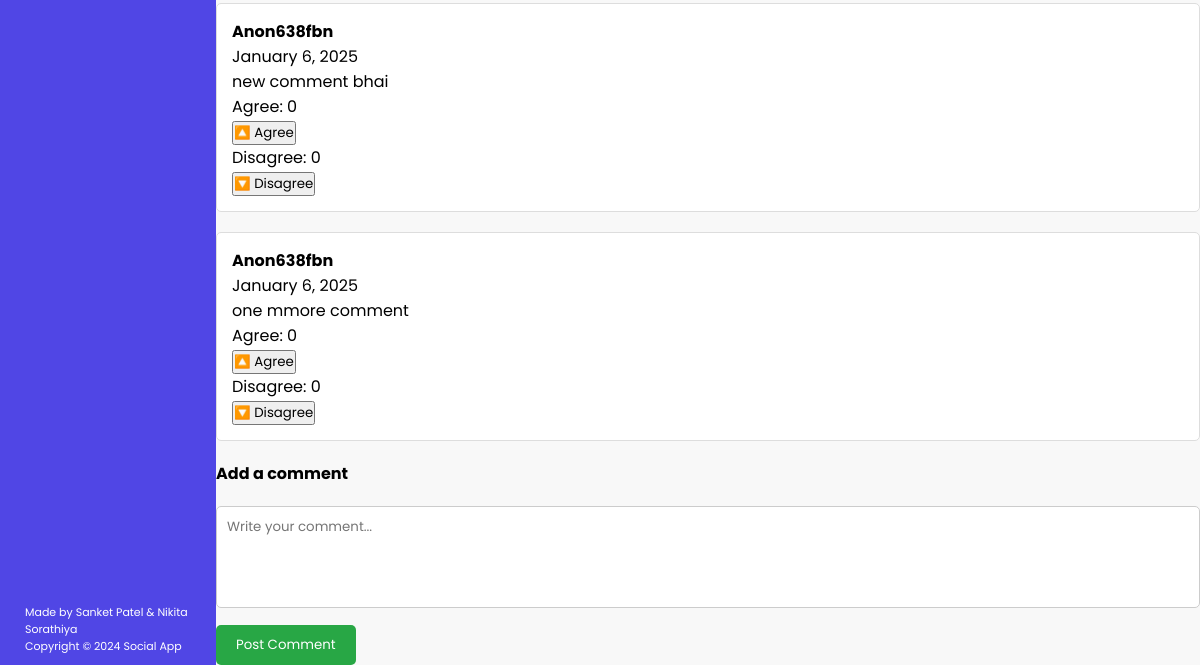
Before: /post_detail/13/ (signed in, lower part) with the older database file.
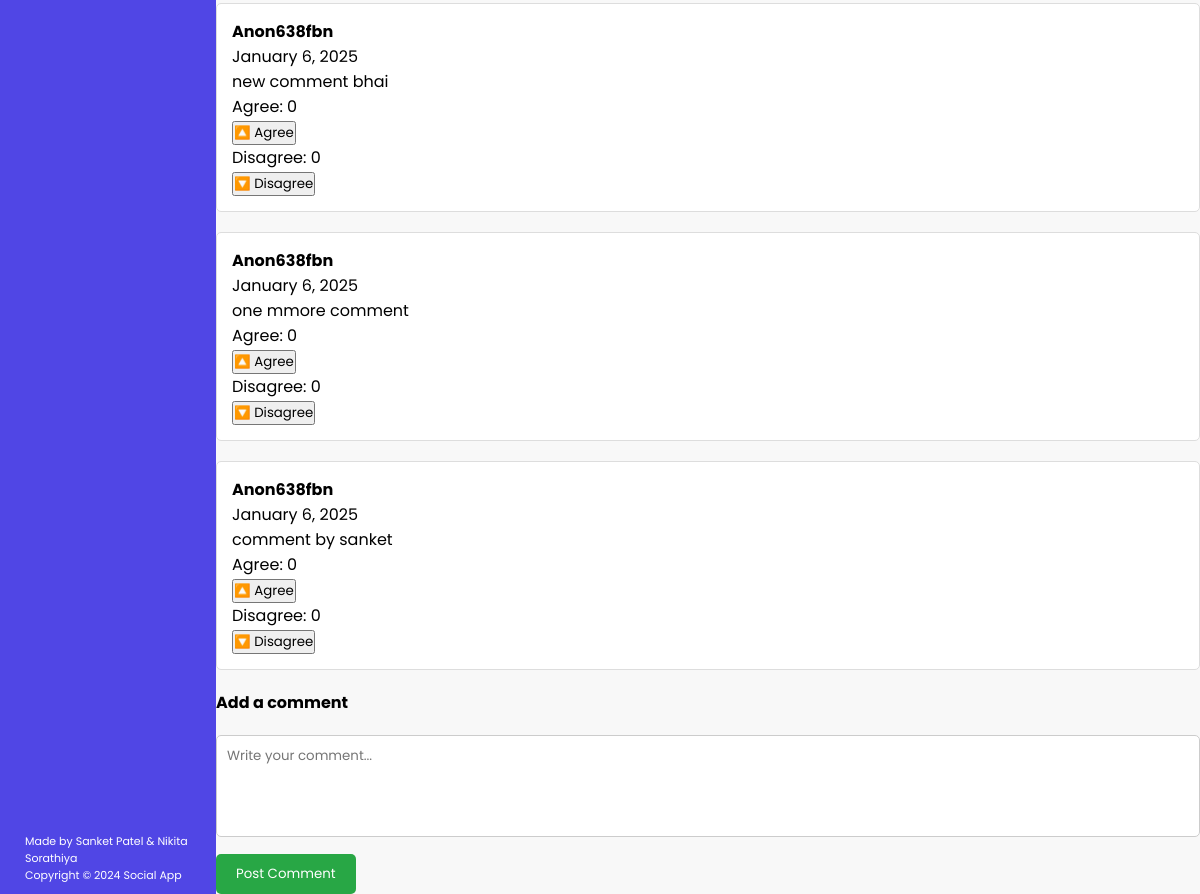
After: the same page with the newer database file.
### main/models.py (models this page shows, shortened)
class Comment(models.Model):
    post = models.ForeignKey(Post, on_delete=models.CASCADE, related_name='comments')
    author = models.ForeignKey(User, on_delete=models.CASCADE)
    content = models.TextField()
    agreeCount = models.PositiveIntegerField(default=0)
    disagreeCount = models.PositiveIntegerField(default=0)
    created_at = models.DateTimeField(default=timezone.now)

class User(models.Model):
    email = models.EmailField()
    username = models.CharField(max_length=50)
    password = models.CharField(max_length=50)
    is_active = models.BooleanField(default=True)
    is_SuperUser = models.BooleanField(default=False)
    joined_at = models.DateTimeField(default=timezone.now)
    def __str__(self):
        return f'{self.username} joined on {self.joined_at}'

### main/views.py (the view)
# urls.py: path('post_detail/<int:post_id>/', views.post_detail, name='post_detail'),
def post_detail(request, post_id):
    if request.session.get('username'):
        post = Post.objects.get(id=post_id)
        comments = Comment.objects.filter(post=post).order_by('-created_at')
        username = request.session['username']
        print(username)
        return render(request, 'post_detail.html', {'post': post,'username': username})
    else:
        return redirect('login')

### main/templates/post_detail.html (shortened to what this page needs)
{% extends "base.html" %}
{% load static %}
{% block extra_css %}
    <link rel="stylesheet" href="{% static 'css/post_details.css' %}">
{% endblock %}
{% block content %}
<div class="comments-section">
    <div class="comments-container">
        {% for comment in post.comments.all %}
            <div class="comment">
                <strong>{{ comment.author.username }}</strong>
                <p class="comment-date">{{ comment.created_at|date:"F j, Y" }}</p>
                <p>{{ comment.content }}</p>
                <div id="comment-{{ comment.id }}">
                    <div class="comment-votes">
                        <p id="agree-count-{{ comment.id }}">Agree: {{ comment.agreeCount }}</p>
                        <button class="agree-btn" data-comment-id="{{ comment.id }}">
                            🔼 Agree
                        </button>
                        <p id="disagree-count-{{ comment.id }}">Disagree: {{ comment.disagreeCount }}</p>
                        <button class="disagree-btn" data-comment-id="{{ comment.id }}">
                            🔽 Disagree
                        </button>
                    </div>
                </div>
            </div>
        {% empty %}
            <p>No comments yet. Be the first to comment!</p>
        {% endfor %}
    </div>
    <h4>Add a comment</h4>
    <form method="POST" class="comment-form" data-post-id="{{ post.id }}">
        <textarea name="comment" rows="4" class="comment-textarea" placeholder="Write your comment..." required></textarea>
        <button type="submit" class="comment-submit">
            Post Comment
        </button>
    </form>
</div>
{% endblock %}

### main/templates/base.html (shortened to what this page needs)
{% load static %}
<!DOCTYPE html>
<html lang="en">
  <head>
    <link
      href="https://cdnjs.cloudflare.com/ajax/libs/font-awesome/6.0.0-beta3/css/all.min.css"
      rel="stylesheet"
    />
    <link rel="stylesheet" href="{% static 'css/style.css' %}" />
    {% block extra_css %}{% endblock %}
  </head>
  <body>
    <div class="sidebar">
      <div class="sidebar-footer">
        <p>Made by <a href="https://github.com/sankett13?tab=repositories" style="text-decoration: none; color: white" target="_blank">Sanket Patel</a> &  <a href="https://github.com/nikitasorathiya?tab=repositories" style="text-decoration: none; color: white" target="_blank">Nikita Sorathiya</a></p>
        <p>Copyright &copy; 2024 Social App</p>
      </div>
    </div>
    <div class="main">
      <div class="content">
        {% block content %}{% endblock %}
      </div>
    </div>
  </body>
</html>

### main/static/css/style.css (style rules this page uses)
* { margin: 0; padding: 0; box-sizing: border-box; font-family: "Poppins", sans-serif; }
.sidebar-footer { position: absolute; bottom: 10px; font-size: 11px; }
:root { --bg-color: #ffffff; --secondary-bg-color: #f8f8f8; --text-color: #000000; --secondary-text-color: #7b7b7b; --sidebar-bg: #5046e5; --button-bg: #746bf9d3; --secondary-button-bg: rgb(103, 103, 103); --accent-color: #e74c3c; --button-text: #ffffff; --button-border: #afaafd; --input-border: #b7b7b7; }
body { display: flex; flex-direction: column; height: 100vh; overflow: auto; }
.sidebar { background-color: var(--sidebar-bg); color: white; width: 18%; padding: 25px; display: flex; flex-direction: column; position: fixed; height: 100%; }
.main { background-color: var(--secondary-bg-color); margin-left: 18%; width: 82%; overflow: auto; flex-grow: 1; }

### main/static/css/post_details.css (style rules this page uses)
.comments-section { margin-top: 40px; }
.comment { margin-bottom: 20px; padding: 15px; border: 1px solid #ddd; border-radius: 5px; background-color: #fff; }
.comment-form { margin-top: 20px; }
.comment-textarea { width: 100%; padding: 10px; border: 1px solid #ccc; border-radius: 5px; resize: none; }
.comment-submit { margin-top: 10px; padding: 10px 20px; background-color: #28a745; color: white; border: none; border-radius: 5px; cursor: pointer; }

Changed rows visible on the page:
added Comment: author.username "Anon638fbn", created_at "January 6, 2025", content "comment by sanket", agreeCount "0", disagreeCount "0"
